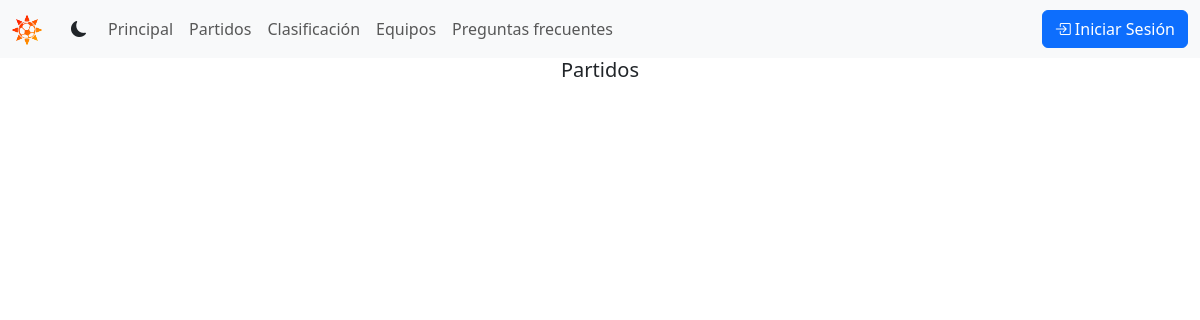
The app's page /games/, older data.
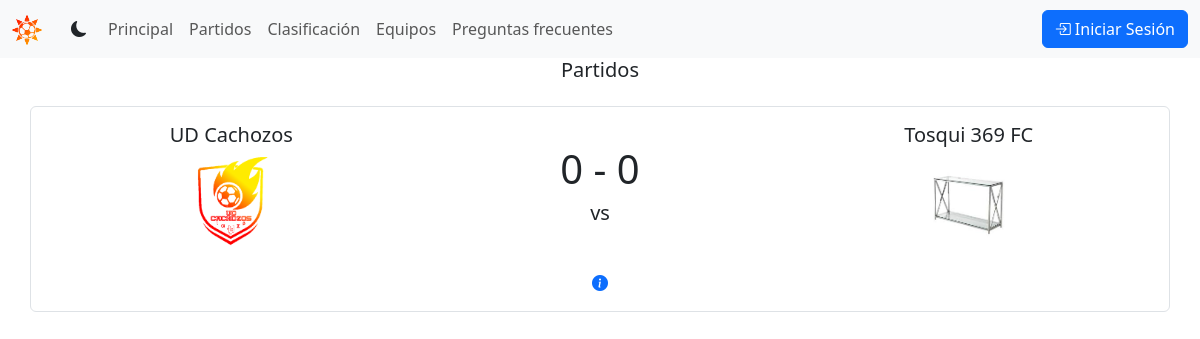
The same page, newer data.
### games/models.py (models this page shows, shortened)
class Game(models.Model):
    local = models.ForeignKey('tournament.Team', related_name='local_games', on_delete=models.CASCADE)
    away = models.ForeignKey('tournament.Team', related_name='away_games', on_delete=models.CASCADE)
    local_goals = models.SmallIntegerField(default=0)
    away_goals = models.SmallIntegerField(default=0)
    date = models.DateField(blank=True, null=True)
    is_league_game = models.BooleanField(default=False)
    class Meta:
        ordering = ['date']

### tournament/models.py (models this page shows, shortened)
class Team(models.Model):
    name = models.CharField(max_length=100, unique=True)
    club_code = models.CharField(max_length=3, unique=True, default='UFC')
    shield = models.ImageField(upload_to='shields', default='shields/default.png')
    info = models.TextField(max_length=1000, blank=True)
    class Meta:
        ordering = ['name']
    def __str__(self) -> str:
        return self.name

### games/views.py (the view)
# urls.py: path('', views.games, name='games'),
def games(request):
    games = Game.objects.all()
    teams = Team.objects.all()
    return render(request, 'games/games.html', {'games': games, 'teams': teams})

### games/templates/games/games.html (shortened to what this page needs)
{% extends "base.html" %}
{% block content %}
  <h2 class="lead text-center">Partidos</h2>
    {% if games %}
        {% for game in games %}
          {% include "game.html" %}
        {% endfor %}
    {% endif %}
{% endblock  %}

### shared/templates/game.html
<div class="container mt-4">
  <div class="row align-items-center border rounded p-3 mb-3">
    <div class="col text-center">
      <h5>{{ game.local }}</h5>
      <div class="d-flex justify-content-center align-items-center" style="height: 100px;">
        <img src="{{ game.local.shield.url }}" alt="{{ game.local }}" class="img-fluid" style="max-height: 100%; max-width: 100%; object-fit: contain;">
      </div>
    </div>
    <div class="col text-center">
      <h4 style="font-size: 2.5rem;">{{ game.local_goals }} - {{ game.away_goals }}</h4>
      <h5>vs</h5>
    </div>
    <div class="col text-center">
      <h5>{{ game.away }}</h5>
      <div class="d-flex justify-content-center align-items-center" style="height: 100px;">
        <img src="{{ game.away.shield.url }}" alt="{{ game.away }}" class="img-fluid" style="max-height: 100%; max-width: 100%; object-fit: contain;">
      </div>
    </div>
    <div class="text-center mt-3">
      <a href="{% url 'games:game-info' game.id %}" class="text-decoration-none mx-2"> <i class="bi bi-info-circle-fill"></i></a>
    </div>
  </div>
</div>

Row changes from the older to the newer data that the page shows:
added Game: local "UD Cachozos", local.shield (picture), local_goals "0", away_goals "0", away "Tosqui 369 FC", away.shield (picture)
